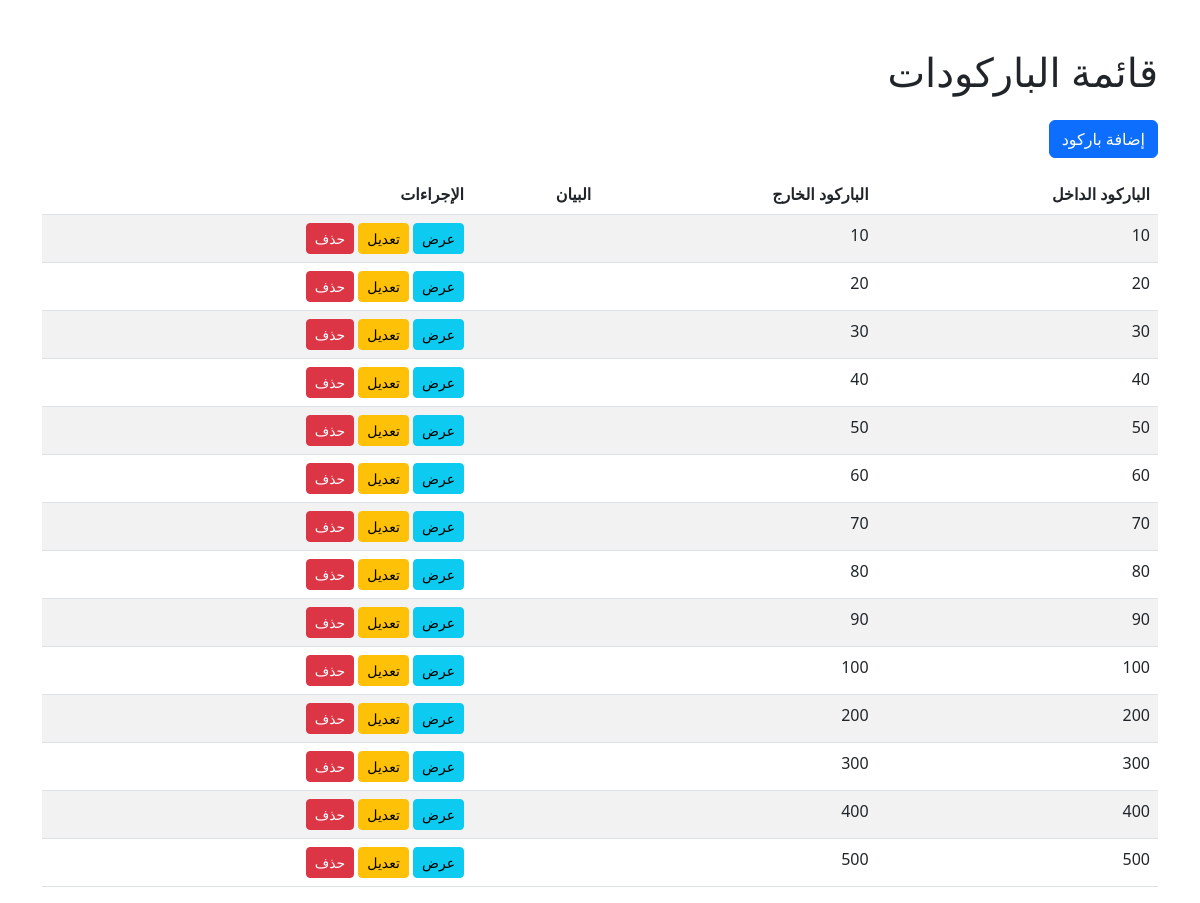
Before: /invoice/barcode/ with the older database file.
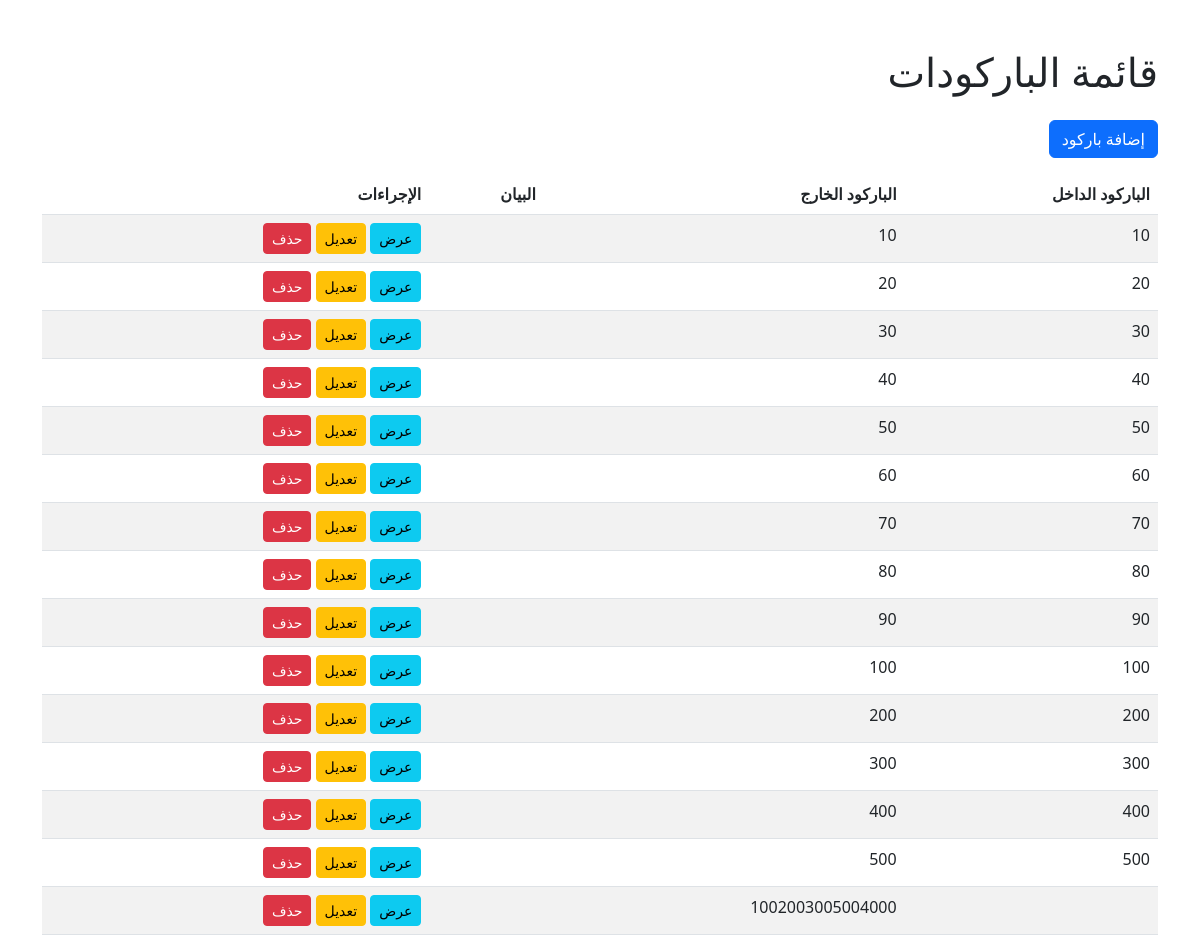
After: the same page with the newer database file.
### invoice/models.py (models this page shows, shortened)
class Barcode(models.Model):
    barcode_in = models.CharField(max_length=255,  verbose_name=_("الباركود الداخل"))
    barcode_out = models.CharField(max_length=255,  blank=True, null=True, verbose_name=_("الباركود الخارج"))
    suffix = models.CharField(max_length=10, blank=True, null=True, verbose_name=_("اللاحقة"))
    notes = models.TextField(blank=True, verbose_name=_("ملاحظات"))
    uniqueId = models.CharField(max_length=100, unique=True, blank=True, null=True, verbose_name=_("الرقم المسلسل"))
    slug = models.SlugField(max_length=225, unique=True, blank=True, null=True)
    date_created = models.DateTimeField(auto_now_add=True, verbose_name=_("تاريخ الإنشاء"))
    last_updated = models.DateTimeField(auto_now=True, verbose_name=_("آخر تحديث"))
    class Meta:
        verbose_name = _('باركود')
        verbose_name_plural = _('الباركودات')

### invoice/views.py (the view)
# urls.py: path('barcode/', barcodeListView.as_view(), name='barcode_list'),
class barcodeListView(ListView):
    model = Barcode
    template_name = 'barcode/barcode_list.html'
    context_object_name = 'barcode'

### templates/barcode/barcode_list.html
{% extends 'base.html' %}
{% block content %}
<div class="container mt-5">
    <h1 class="mb-4">قائمة الباركودات </h1>
    <a href="{% url 'barcode_create' %}" class="btn btn-primary mb-3">إضافة باركود </a>
    <table class="table table-striped">
        <thead>
            <tr>
                <th>الباركود الداخل </th>
                <th>الباركود الخارج </th>
                <th>البيان</th>
                <th>الإجراءات</th>
            </tr>
        </thead>
        <tbody>
            {% for barcode in barcode %}
                <tr>
                    <td>{{ barcode.barcode_in }}</td>
                    <td>{{ barcode.barcode_out }}</td>
                    <td>{{ barcode.notes }}</td>
                    <td>
                        <a href="{% url 'barcode_detail' barcode.pk %}" class="btn btn-info btn-sm">عرض</a>
                        <a href="{% url 'barcode_update' barcode.pk %}" class="btn btn-warning btn-sm">تعديل</a>
                        <a href="{% url 'barcode_delete' barcode.pk %}" class="btn btn-danger btn-sm">حذف</a>
                    </td>
                </tr>
            {% endfor %}
        </tbody>
    </table>
</div>
{% endblock %}

Changed rows visible on the page:
added Barcode: barcode_out "1002003005004000"
